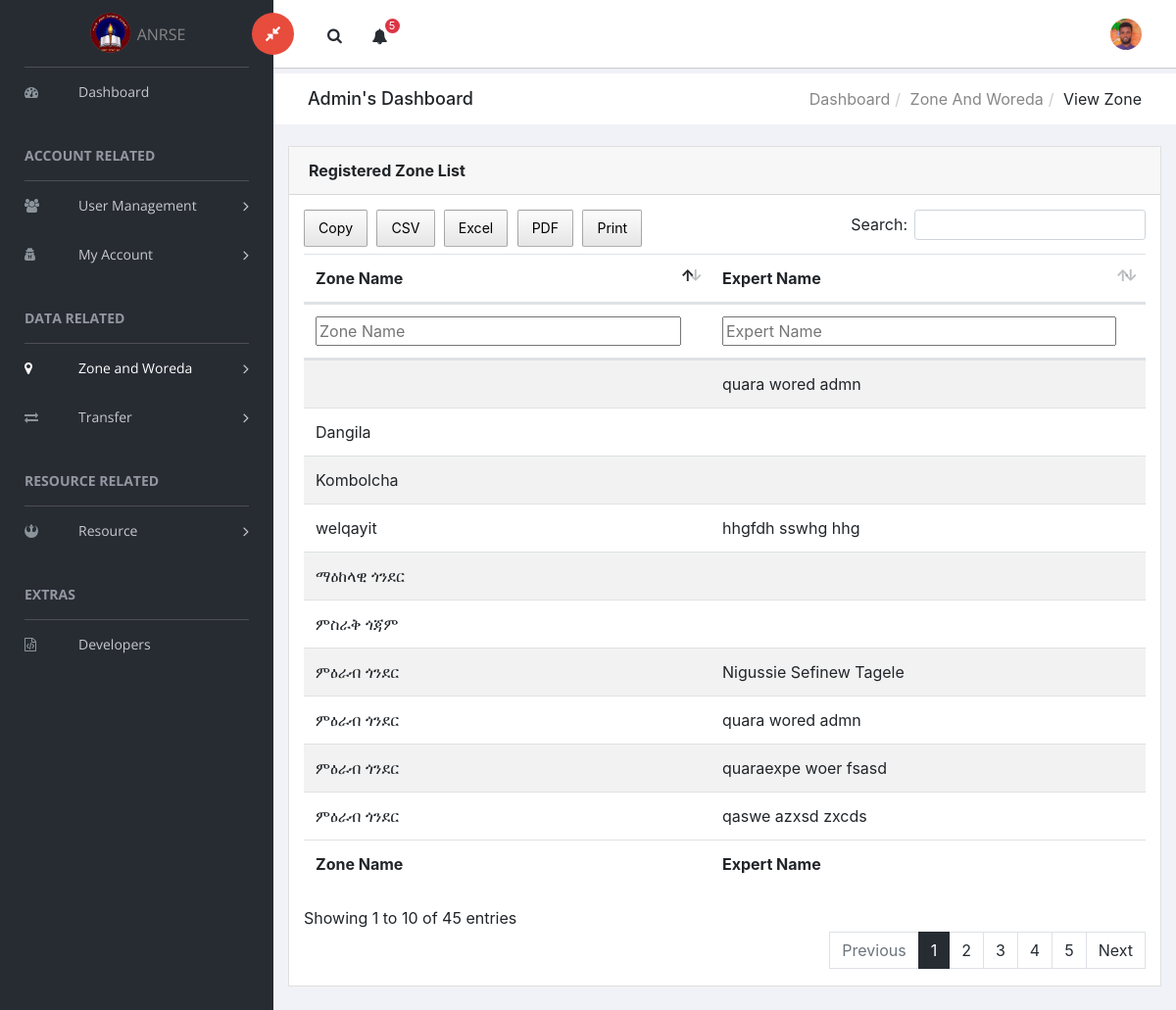
Page /pages/Zone/zone_admin/admin pages/data related/zone and woreda/view zone/view zone.php (signed in) on the committed database.
### tables this page shows
CREATE TABLE `users` (
  `user_id` int(11) NOT NULL,
  `fname` varchar(50) NOT NULL,
  `mname` varchar(50) NOT NULL,
  `lname` varchar(50) NOT NULL,
  `uimg` varchar(250) DEFAULT NULL,
  `urole` varchar(100) NOT NULL,
  `aname` int(11) DEFAULT NULL,
  `wname` int(11) DEFAULT NULL,
  `uphone` int(10) NOT NULL,
  `uemail` varchar(100) NOT NULL,
  `password` varchar(1000) NOT NULL,
  `first_login` int(11) NOT NULL DEFAULT 0,
  `status` int(11) NOT NULL DEFAULT 0
);

CREATE TABLE `zone` (
  `zone_id` int(11) NOT NULL,
  `zone_name` varchar(100) DEFAULT NULL
);

### pages/Zone/zone_admin/admin pages/data related/zone and woreda/view zone/view zone.php (the view, shortened to what this page needs)
<?php
if (isset($_SESSION['user_id']) && isset($_SESSION['user_email']) && isset($_SESSION['user_role']) && isset($_SESSION['user_first_login']) && $_SESSION['user_first_login'] == "1" && $_SESSION['user_role']=='Zone Admin') {
?>
<!doctype html>
<html class="no-js" lang="en">
<head>
    <link rel="stylesheet" href="../../../../../../../vendors/bootstrap/dist/css/bootstrap.min.css">
    <link rel="stylesheet" href="../../../../../../../vendors/font-awesome/css/font-awesome.min.css">
    <link rel="stylesheet" href="../../../../../../../vendors/flag-icon-css/css/flag-icon.min.css">
    <link rel="stylesheet" href="../../../../../../../assets/table/css/dataTables.bootstrap4.min.css">
    <link rel="stylesheet" href="../../../../../../../assets/table/css/fixedHeader.dataTables.min.css">
    <link rel="stylesheet" href="../../../../../../../assets/table/css/fixedHeader.bootstrap4.min.css">
    <link rel="stylesheet" href="../../../../../../../assets/table/css/buttons.dataTables.min.css">
    <link rel="stylesheet" href="../../../../../../../assets/table/css/main-style.css">
    <link rel="stylesheet" href="../../../../../../../assets/css/style.css">
</head>
<body>
    <aside id="left-panel" class="left-panel">
        <nav class="navbar navbar-expand-sm navbar-default">
            <div class="navbar-header">
                <a class="navbar-brand" href="../../../../admin index.php"><img width="45" height="45" src="../../../../../../../images/amhara.png" alt="Amhara Education Bureau">
                    <p class="org-name">ANRSE</p>
                </a>
            </div>
            <div id="main-menu" class="main-menu collapse navbar-collapse">
                <ul class="nav navbar-nav">
                    <li>
                        <a href="../../../../admin index.php"> <i class="menu-icon fa fa-dashboard"></i>Dashboard</a>
                    </li>
                    <h3 class="menu-title">Account Related</h3>
                    <li class="menu-item-has-children dropdown">
                        <a href="#" class="dropdown-toggle" data-toggle="dropdown" aria-haspopup="true" aria-expanded="false"> <i class="menu-icon fa fa-users"></i>User Management</a>
                    </li>
                    <li class="menu-item-has-children dropdown">
                        <a href="#" class="dropdown-toggle" data-toggle="dropdown" aria-haspopup="true" aria-expanded="false"> <i class="menu-icon fa fa-user-secret"></i>My Account</a>
                    </li>
                    <h3 class="menu-title">Data Related</h3>
                    <li class="menu-item-has-children dropdown">
                        <a href="#" class="dropdown-toggle" data-toggle="dropdown" aria-haspopup="true" aria-expanded="false"> <i class="menu-icon fa fa-map-marker" style="color: white;"></i><span style="color: white;">Zone and Woreda</span></a>
                    </li>
                    <li class="menu-item-has-children dropdown">
                        <a href="#" class="dropdown-toggle" data-toggle="dropdown" aria-haspopup="true" aria-expanded="false"> <i class="menu-icon fa fa-exchange"></i>Transfer</a>
                    </li>
                    <h3 class="menu-title">Resource Related</h3>
                    <li class="menu-item-has-children dropdown">
                        <a href="#" class="dropdown-toggle" data-toggle="dropdown" aria-haspopup="true" aria-expanded="false"> <i class="menu-icon fa fa-rebel"></i>Resource</a>
                    </li>
                    <h3 class="menu-title">Extras</h3>
                    <li>
                        <a href="../../../extras/developers/developers.php"> <i class="menu-icon fa fa-file-code-o"></i>Developers </a>
                    </li>
                </ul>
            </div>
        </nav>
    </aside>
    <div id="right-panel" class="right-panel">
        <header id="header" class="header">
            <div class="header-menu">
                <div class="col-sm-7">
                    <a id="menuToggle" class="menutoggle pull-left"><i class="fa fa-compress"></i></a>
                    <div class="header-left">
                        <button class="search-trigger"><i class="fa fa-search"></i></button>
                        <div class="dropdown for-notification">
                            <button class="btn btn-secondary dropdown-toggle" type="button" id="notification" data-toggle="dropdown" aria-haspopup="true" aria-expanded="false">
                                <i class="fa fa-bell"></i>
                                <span class="count bg-danger">5</span>
                            </button>
                        </div>
                    </div>
                </div>
                <div class="col-sm-5">
                    <div class="user-area dropdown float-right">
                        <a href="#" class="dropdown-toggle" data-toggle="dropdown" aria-haspopup="true" aria-expanded="false">
                            <img class="user-avatar rounded-circle" src="../../../../../../../images/admin image/admin.jpg" alt="User Avatar">
                        </a>
                    </div>
                    <div class="language-select dropdown" id="language-select">
                        <a class="dropdown-toggle" href="#" data-toggle="dropdown" id="language" aria-haspopup="true" aria-expanded="true">
                            <i class="flag-icon flag-icon-et"></i>
                        </a>
                    </div>
                </div>
            </div>
        </header>
        <div class="breadcrumbs">
            <div class="col-sm-4">
                <div class="page-header float-left">
                    <div class="page-title">
                        <h1>Admin's Dashboard</h1>
                    </div>
                </div>
            </div>
            <div class="col-sm-8">
                <div class="page-header float-right">
                    <div class="page-title">
                        <ol class="breadcrumb text-right">
                            <li><a href="../../../../admin index.php">Dashboard</a></li>
                            <li><a href="#">Zone and Woreda</a></li>
                            <li class="active">View Zone</li>
                        </ol>
                    </div>
                </div>
            </div>
        </div>
        <?php
        $connectQuery = mysqli_connect('localhost', 'root', '', 'tds v1.0.1');
        if (mysqli_connect_errno()) {
            echo mysqli_connect_error();
            exit();
        } else {
            $selectQuery = "SELECT zone.zone_name, users.fname, users.mname, users.lname
            FROM zone
            LEFT JOIN users
            ON zone.zone_id = users.aname";
            $result = mysqli_query($connectQuery, $selectQuery);
        }
        ?>
        <div class="content mt-3">
            <div class="animated fadeIn">
                <div class="row">
                    <div class="col-lg-12">
                        <div class="card">
                            <div class="card-header">
                                <strong class="card-title">Registered Zone List</strong>
                            </div>
                            <div class="card-body">
                                <div>
                                    <table id="example" class="table table-striped">
                                        <thead>
                                            <tr>
                                                <th>Zone Name</th>
                                                <th>Expert Name</th>
                                            </tr>
                                        </thead>
                                        <?php
                                        while ($row = mysqli_fetch_array($result)) {
                                            echo '
                                                <tr>
                                                    <td>' . $row["zone_name"] . '</td>
                                                    <td>' . $row["fname"] .' '.$row["mname"].' '.$row["lname"].'</td>
                                                </tr>
                                                ';
                                        }
                                        ?>
                                        <tfoot>
                                            <tr>
                                                <th>Zone Name</th>
                                                <th>Expert Name</th>
                                            </tr>
                                        </tfoot>
                                    </table>
                                </div>
                            </div>
                        </div>
                    </div>
                </div>
            </div>
        </div>
    </div>
</body>
</html>
<?php
}
else {
    header("location: ../../../authentication/login.php");
}
?>

### rows in the picture
users: fname "quara", mname "wored", lname "admn"
zone: zone_name "Dangila"
zone: zone_name "Kombolcha"
users: aname.zone_name "welqayit", fname "hhgfdh", mname "sswhg", lname "hhg"
zone: zone_name "ማዕከላዊ ጎንደር"
zone: zone_name "ምስራቅ ጎጃም"
users: aname.zone_name "ምዕራብ ጎንደር", fname "Nigussie", mname "Sefinew", lname "Tagele"
users: aname.zone_name "ምዕራብ ጎንደር", fname "quara", mname "wored", lname "admn"
users: aname.zone_name "ምዕራብ ጎንደር", fname "quaraexpe", mname "woer", lname "fsasd"
users: aname.zone_name "ምዕራብ ጎንደር", fname "qaswe", mname "azxsd", lname "zxcds"
